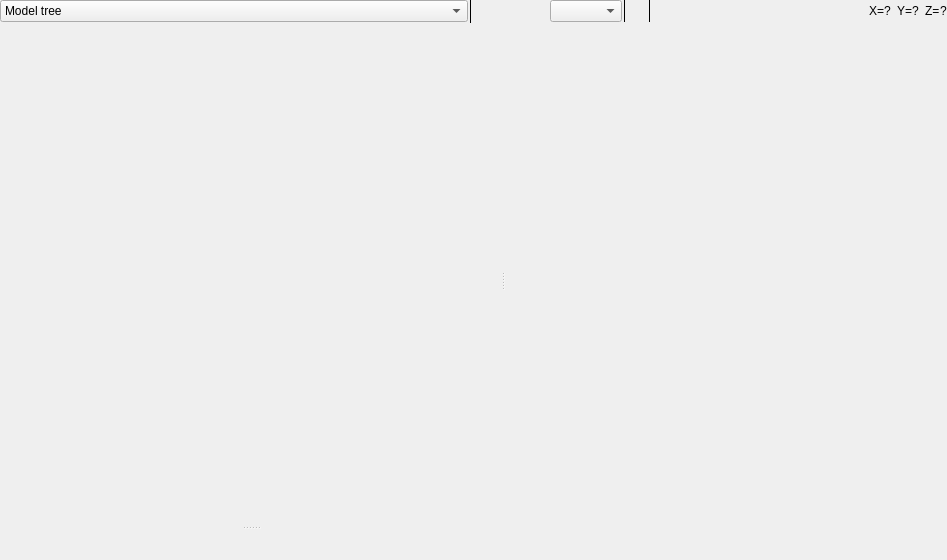
<?xml version="1.0" encoding="UTF-8"?>
<ui version="4.0">
 <class>Mayo::WidgetMainControl</class>
 <widget class="QWidget" name="Mayo::WidgetMainControl">
  <property name="geometry">
   <rect>
    <x>0</x>
    <y>0</y>
    <width>947</width>
    <height>560</height>
   </rect>
  </property>
  <property name="windowTitle">
   <string>Form</string>
  </property>
  <layout class="QVBoxLayout" name="verticalLayout_4">
   <property name="leftMargin">
    <number>0</number>
   </property>
   <property name="topMargin">
    <number>0</number>
   </property>
   <property name="rightMargin">
    <number>0</number>
   </property>
   <property name="bottomMargin">
    <number>0</number>
   </property>
   <item>
    <widget class="QSplitter" name="splitter_Main">
     <property name="orientation">
      <enum>Qt::Horizontal</enum>
     </property>
     <property name="childrenCollapsible">
      <bool>false</bool>
     </property>
     <widget class="QWidget" name="widget_Left" native="true">
      <layout class="QHBoxLayout" name="horizontalLayout_3">
       <property name="spacing">
        <number>0</number>
       </property>
       <property name="leftMargin">
        <number>0</number>
       </property>
       <property name="topMargin">
        <number>0</number>
       </property>
       <property name="rightMargin">
        <number>0</number>
       </property>
       <property name="bottomMargin">
        <number>0</number>
       </property>
       <item>
        <widget class="QWidget" name="widget_LeftContents" native="true">
         <layout class="QVBoxLayout" name="verticalLayout_5">
          <property name="spacing">
           <number>0</number>
          </property>
          <property name="leftMargin">
           <number>0</number>
          </property>
          <property name="topMargin">
           <number>0</number>
          </property>
          <property name="rightMargin">
           <number>0</number>
          </property>
          <property name="bottomMargin">
           <number>0</number>
          </property>
          <item>
           <widget class="QWidget" name="widget_LeftHeader" native="true">
            <layout class="QHBoxLayout" name="Layout_WidgetLeftHeader">
             <property name="spacing">
              <number>1</number>
             </property>
             <property name="leftMargin">
              <number>0</number>
             </property>
             <property name="topMargin">
              <number>0</number>
             </property>
             <property name="rightMargin">
              <number>4</number>
             </property>
             <property name="bottomMargin">
              <number>0</number>
             </property>
             <item>
              <widget class="QComboBox" name="combo_LeftContents">
               <property name="sizePolicy">
                <sizepolicy hsizetype="Preferred" vsizetype="Fixed">
                 <horstretch>1</horstretch>
                 <verstretch>0</verstretch>
                </sizepolicy>
               </property>
               <property name="minimumSize">
                <size>
                 <width>0</width>
                 <height>22</height>
                </size>
               </property>
               <item>
                <property name="text">
                 <string>Model tree</string>
                </property>
               </item>
               <item>
                <property name="text">
                 <string>Opened documents</string>
                </property>
               </item>
               <item>
                <property name="text">
                 <string>File system</string>
                </property>
               </item>
              </widget>
             </item>
             <item>
              <widget class="Line" name="line_SeparatorComboLeftContents">
               <property name="frameShadow">
                <enum>QFrame::Plain</enum>
               </property>
               <property name="orientation">
                <enum>Qt::Vertical</enum>
               </property>
              </widget>
             </item>
             <item>
              <widget class="QToolButton" name="btn_CloseLeftSideBar">
               <property name="toolTip">
                <string>Close Left Side Bar</string>
               </property>
               <property name="icon">
                <iconset>
                 <normaloff>:/images/themes/classic/left-arrow-cross_16.png</normaloff>:/images/themes/classic/left-arrow-cross_16.png</iconset>
               </property>
               <property name="autoRaise">
                <bool>true</bool>
               </property>
              </widget>
             </item>
            </layout>
           </widget>
          </item>
          <item>
           <widget class="QStackedWidget" name="stack_LeftContents">
            <property name="currentIndex">
             <number>0</number>
            </property>
            <widget class="QWidget" name="page_ModelTree">
             <layout class="QVBoxLayout" name="verticalLayout_2">
              <property name="leftMargin">
               <number>0</number>
              </property>
              <property name="topMargin">
               <number>0</number>
              </property>
              <property name="rightMargin">
               <number>0</number>
              </property>
              <property name="bottomMargin">
               <number>0</number>
              </property>
              <item>
               <widget class="QSplitter" name="splitter_ModelTree">
                <property name="orientation">
                 <enum>Qt::Vertical</enum>
                </property>
                <widget class="WidgetModelTree" name="widget_ModelTree" native="true">
                 <property name="sizePolicy">
                  <sizepolicy hsizetype="Preferred" vsizetype="Preferred">
                   <horstretch>0</horstretch>
                   <verstretch>1</verstretch>
                  </sizepolicy>
                 </property>
                </widget>
                <widget class="WidgetPropertiesEditor" name="widget_Properties" native="true"/>
               </widget>
              </item>
             </layout>
            </widget>
            <widget class="QWidget" name="page_OpenedDocuments">
             <layout class="QVBoxLayout" name="verticalLayout_6">
              <property name="leftMargin">
               <number>0</number>
              </property>
              <property name="topMargin">
               <number>0</number>
              </property>
              <property name="rightMargin">
               <number>0</number>
              </property>
              <property name="bottomMargin">
               <number>0</number>
              </property>
              <item>
               <widget class="QListView" name="listView_OpenedDocuments">
                <property name="horizontalScrollBarPolicy">
                 <enum>Qt::ScrollBarAlwaysOff</enum>
                </property>
                <property name="editTriggers">
                 <set>QAbstractItemView::NoEditTriggers</set>
                </property>
                <property name="textElideMode">
                 <enum>Qt::ElideMiddle</enum>
                </property>
               </widget>
              </item>
             </layout>
            </widget>
            <widget class="QWidget" name="page_FileSystem">
             <layout class="QVBoxLayout" name="verticalLayout_3">
              <property name="leftMargin">
               <number>0</number>
              </property>
              <property name="topMargin">
               <number>0</number>
              </property>
              <property name="rightMargin">
               <number>0</number>
              </property>
              <property name="bottomMargin">
               <number>0</number>
              </property>
              <item>
               <widget class="WidgetFileSystem" name="widget_FileSystem" native="true"/>
              </item>
             </layout>
            </widget>
           </widget>
          </item>
         </layout>
        </widget>
       </item>
      </layout>
     </widget>
     <widget class="QWidget" name="widget_Right" native="true">
      <layout class="QVBoxLayout" name="verticalLayout">
       <property name="spacing">
        <number>0</number>
       </property>
       <property name="leftMargin">
        <number>1</number>
       </property>
       <property name="topMargin">
        <number>0</number>
       </property>
       <property name="rightMargin">
        <number>0</number>
       </property>
       <property name="bottomMargin">
        <number>1</number>
       </property>
       <item>
        <widget class="QWidget" name="widget_ControlGuiDocuments" native="true">
         <layout class="QHBoxLayout" name="horizontalLayout">
          <property name="spacing">
           <number>1</number>
          </property>
          <property name="leftMargin">
           <number>2</number>
          </property>
          <property name="topMargin">
           <number>0</number>
          </property>
          <property name="rightMargin">
           <number>0</number>
          </property>
          <property name="bottomMargin">
           <number>0</number>
          </property>
          <item>
           <widget class="QToolButton" name="btn_PreviousGuiDocument">
            <property name="icon">
             <iconset>
              <normaloff>:/images/themes/classic/back_32.png</normaloff>:/images/themes/classic/back_32.png</iconset>
            </property>
            <property name="iconSize">
             <size>
              <width>12</width>
              <height>12</height>
             </size>
            </property>
            <property name="autoRaise">
             <bool>true</bool>
            </property>
           </widget>
          </item>
          <item>
           <widget class="QToolButton" name="btn_NextGuiDocument">
            <property name="icon">
             <iconset>
              <normaloff>:/images/themes/classic/next_32.png</normaloff>:/images/themes/classic/next_32.png</iconset>
            </property>
            <property name="iconSize">
             <size>
              <width>12</width>
              <height>12</height>
             </size>
            </property>
            <property name="autoRaise">
             <bool>true</bool>
            </property>
           </widget>
          </item>
          <item>
           <widget class="QComboBox" name="combo_GuiDocuments">
            <property name="minimumSize">
             <size>
              <width>0</width>
              <height>22</height>
             </size>
            </property>
            <property name="sizeAdjustPolicy">
             <enum>QComboBox::AdjustToContents</enum>
            </property>
           </widget>
          </item>
          <item>
           <widget class="Line" name="line">
            <property name="frameShadow">
             <enum>QFrame::Plain</enum>
            </property>
            <property name="orientation">
             <enum>Qt::Vertical</enum>
            </property>
           </widget>
          </item>
          <item>
           <widget class="QToolButton" name="btn_CloseGuiDocument">
            <property name="icon">
             <iconset>
              <normaloff>:/images/themes/classic/cross_32.png</normaloff>:/images/themes/classic/cross_32.png</iconset>
            </property>
            <property name="iconSize">
             <size>
              <width>12</width>
              <height>12</height>
             </size>
            </property>
            <property name="autoRaise">
             <bool>true</bool>
            </property>
           </widget>
          </item>
          <item>
           <widget class="Line" name="line_2">
            <property name="frameShadow">
             <enum>QFrame::Plain</enum>
            </property>
            <property name="orientation">
             <enum>Qt::Vertical</enum>
            </property>
           </widget>
          </item>
          <item>
           <widget class="QWidget" name="widget_Spacer" native="true">
            <property name="sizePolicy">
             <sizepolicy hsizetype="Preferred" vsizetype="Preferred">
              <horstretch>1</horstretch>
              <verstretch>0</verstretch>
             </sizepolicy>
            </property>
           </widget>
          </item>
          <item>
           <widget class="QWidget" name="widget_MouseCoords" native="true">
            <layout class="QHBoxLayout" name="horizontalLayout_7">
             <property name="leftMargin">
              <number>0</number>
             </property>
             <property name="topMargin">
              <number>0</number>
             </property>
             <property name="rightMargin">
              <number>0</number>
             </property>
             <property name="bottomMargin">
              <number>0</number>
             </property>
             <item>
              <layout class="QHBoxLayout" name="horizontalLayout_4">
               <property name="spacing">
                <number>0</number>
               </property>
               <item>
                <widget class="QLabel" name="label_PosX">
                 <property name="text">
                  <string>X=</string>
                 </property>
                </widget>
               </item>
               <item>
                <widget class="QLabel" name="label_ValuePosX">
                 <property name="text">
                  <string>?</string>
                 </property>
                </widget>
               </item>
              </layout>
             </item>
             <item>
              <layout class="QHBoxLayout" name="horizontalLayout_5">
               <property name="spacing">
                <number>0</number>
               </property>
               <item>
                <widget class="QLabel" name="label_PosY">
                 <property name="text">
                  <string>Y=</string>
                 </property>
                </widget>
               </item>
               <item>
                <widget class="QLabel" name="label_ValuePosY">
                 <property name="text">
                  <string>?</string>
                 </property>
                </widget>
               </item>
              </layout>
             </item>
             <item>
              <layout class="QHBoxLayout" name="horizontalLayout_6">
               <property name="spacing">
                <number>0</number>
               </property>
               <item>
                <widget class="QLabel" name="label_PosZ">
                 <property name="text">
                  <string>Z=</string>
                 </property>
                </widget>
               </item>
               <item>
                <widget class="QLabel" name="label_ValuePosZ">
                 <property name="text">
                  <string>?</string>
                 </property>
                </widget>
               </item>
              </layout>
             </item>
            </layout>
           </widget>
          </item>
         </layout>
        </widget>
       </item>
       <item>
        <widget class="QStackedWidget" name="stack_GuiDocuments">
         <property name="sizePolicy">
          <sizepolicy hsizetype="Expanding" vsizetype="Expanding">
           <horstretch>2</horstretch>
           <verstretch>0</verstretch>
          </sizepolicy>
         </property>
        </widget>
       </item>
      </layout>
     </widget>
    </widget>
   </item>
  </layout>
 </widget>
 <customwidgets>
  <customwidget>
   <class>WidgetModelTree</class>
   <extends>QWidget</extends>
   <header>widget_model_tree.h</header>
   <container>1</container>
  </customwidget>
  <customwidget>
   <class>WidgetFileSystem</class>
   <extends>QWidget</extends>
   <header>widget_file_system.h</header>
   <container>1</container>
  </customwidget>
  <customwidget>
   <class>WidgetPropertiesEditor</class>
   <extends>QWidget</extends>
   <header>widget_properties_editor.h</header>
   <container>1</container>
  </customwidget>
 </customwidgets>
 <resources/>
 <connections/>
</ui>
